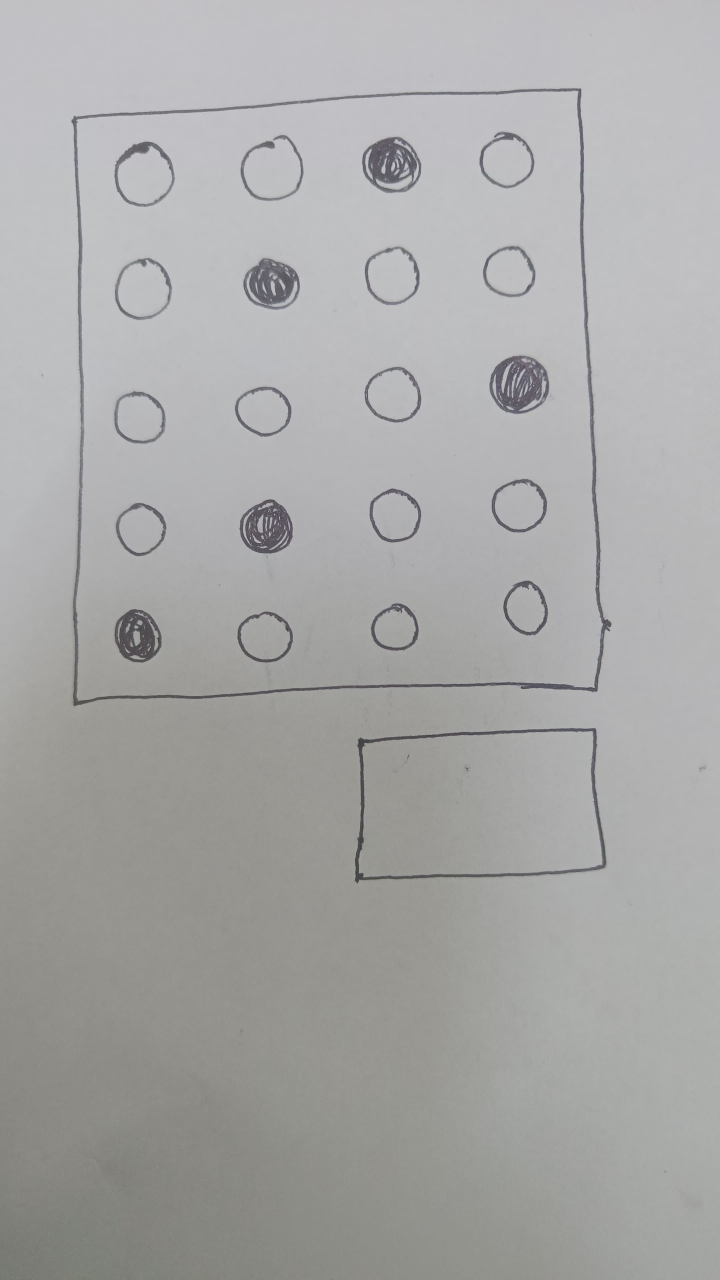
#> input picture 10.jpg, 2160 x 3840 px, given in place of the camera (shown at 1/3 size)
$ python final_main_live.py
#> lines starting #> are read from the running program, lines starting #| are printed output that depends on the picture; after the words box and inside, x2 and y2 are one past the last pixel; in counts of white or black regions, pixels touching at a corner belong together
### utlis5.py
import cv2
import numpy as np

## TO STACK ALL THE IMAGES IN ONE WINDOW
def stackImages(imgArray,scale,lables=[]):
    rows = len(imgArray)
    cols = len(imgArray[0])
    rowsAvailable = isinstance(imgArray[0], list)
    width = imgArray[0][0].shape[1]
    height = imgArray[0][0].shape[0]
    if rowsAvailable:
        for x in range ( 0, rows):
            for y in range(0, cols):
                imgArray[x][y] = cv2.resize(imgArray[x][y], (0, 0), None, scale, scale)
                if len(imgArray[x][y].shape) == 2: imgArray[x][y]= cv2.cvtColor( imgArray[x][y], cv2.COLOR_GRAY2BGR)
        imageBlank = np.zeros((height, width, 3), np.uint8)
        hor = [imageBlank]*rows
        hor_con = [imageBlank]*rows
        for x in range(0, rows):
            hor[x] = np.hstack(imgArray[x])
            hor_con[x] = np.concatenate(imgArray[x])
        ver = np.vstack(hor)
        ver_con = np.concatenate(hor)
    else:
        for x in range(0, rows):
            imgArray[x] = cv2.resize(imgArray[x], (0, 0), None, scale, scale)
            if len(imgArray[x].shape) == 2: imgArray[x] = cv2.cvtColor(imgArray[x], cv2.COLOR_GRAY2BGR)
        hor= np.hstack(imgArray)
        hor_con= np.concatenate(imgArray)
        ver = hor
    if len(lables) != 0:
        eachImgWidth= int(ver.shape[1] / cols)
        eachImgHeight = int(ver.shape[0] / rows)
        #print(eachImgHeight)
        for d in range(0, rows):
            for c in range (0,cols):
                cv2.rectangle(ver,(c*eachImgWidth,eachImgHeight*d),(c*eachImgWidth+len(lables[d][c])*13+27,30+eachImgHeight*d),(255,255,255),cv2.FILLED)
                cv2.putText(ver,lables[d][c],(eachImgWidth*c+10,eachImgHeight*d+20),cv2.FONT_HERSHEY_COMPLEX,0.7,(255,0,255),2)
    return ver

def reorder(myPoints):

    myPoints = myPoints.reshape((4, 2)) # REMOVE EXTRA BRACKET
    print(myPoints)
    myPointsNew = np.zeros((4, 1, 2), np.int32) # NEW MATRIX WITH ARRANGED POINTS
    add = myPoints.sum(1)
    print(add)
    print(np.argmax(add))
    myPointsNew[0] = myPoints[np.argmin(add)]  #[0,0]
    myPointsNew[3] =myPoints[np.argmax(add)]   #[w,h]
    diff = np.diff(myPoints, axis=1)
    myPointsNew[1] =myPoints[np.argmin(diff)]  #[w,0]
    myPointsNew[2] = myPoints[np.argmax(diff)] #[h,0]

    return myPointsNew

def rectContour(contours):

    rectCon = []
    max_area = 0
    for i in contours:
        area = cv2.contourArea(i)
        if area > 50:
            peri = cv2.arcLength(i, True)
            approx = cv2.approxPolyDP(i, 0.02 * peri, True)
            if len(approx) == 4:
                rectCon.append(i)
    rectCon = sorted(rectCon, key=cv2.contourArea,reverse=True)
    #print(len(rectCon))
    return rectCon

def getCornerPoints(cont):
    peri = cv2.arcLength(cont, True) # LENGTH OF CONTOUR
    approx = cv2.approxPolyDP(cont, 0.02 * peri, True) # APPROXIMATE THE POLY TO GET CORNER POINTS
    return approx

def splitBoxes(img):
    rows = np.vsplit(img,5)
    boxes=[]
    for r in rows:
        cols= np.hsplit(r,5)
        for box in cols:
            boxes.append(box)
    return boxes

# [12 lines left out: function drawGrid, not called in this run]

def showAnswers(img,myIndex,grading,ans,questions,choices):
    secW = int(img.shape[1]/questions)
    secH = int(img.shape[0]/choices)

    for x in range(0,questions):
         myAns= myIndex[x]
         cX = (myAns * secW) + secW // 2
         cY = (x * secH) + secH // 2
         if grading[x]==1:
            myColor = (0,255,0)
            #cv2.rectangle(img,(myAns*secW,x*secH),((myAns*secW)+secW,(x*secH)+secH),myColor,cv2.FILLED)
            cv2.circle(img,(cX,cY),50,myColor,cv2.FILLED)
         else:
            myColor = (0,0,255)
            #cv2.rectangle(img, (myAns * secW, x * secH), ((myAns * secW) + secW, (x * secH) + secH), myColor, cv2.FILLED)
            cv2.circle(img, (cX, cY), 50, myColor, cv2.FILLED)

            # CORRECT ANSWER
            myColor = (0, 255, 0)
            correctAns = ans[x]
            cv2.circle(img,((correctAns * secW)+secW//2, (x * secH)+secH//2),
            20,myColor,cv2.FILLED)

    return img

### final_main_live.py
import cv2
import numpy as np
import utlis5 as utlis
import time

# Constants
path = "1.jpg"
webCamFeed = True
widthImg = 500
heightImg = 500
questions = 5
choices = 5
ans = [1, 2, 2, 3, 1]
cameraNo = 0

# Initialize Camera
cap = cv2.VideoCapture(cameraNo)
cap.set(10, 150)

# Variables to track contour stability
previous_contours = None
contour_stable_time = 0.01  # Time in seconds to consider contours as stable
last_contour_change_time = time.time()

while True:
    if webCamFeed:
        success, img = cap.read()
#> img is the input picture: shape (3840, 2160, 3); mean B, G, R 167.7, 168.3, 168.3
    else:
        img = cv2.imread(path)

    # Preprocessing
    img = cv2.resize(img, (widthImg, heightImg))
#> img: shape (500, 500, 3)
    imgContours = img.copy()
    imgFinal = img.copy()
    imgBiggestContours = img.copy()
    imgGray = cv2.cvtColor(img, cv2.COLOR_BGR2GRAY)  # Convert to grayscale
    imgBlur = cv2.GaussianBlur(imgGray, (5, 5), 1)  # Apply Gaussian blur
    imgCanny = cv2.Canny(imgBlur, 10, 70)  # Detect edges
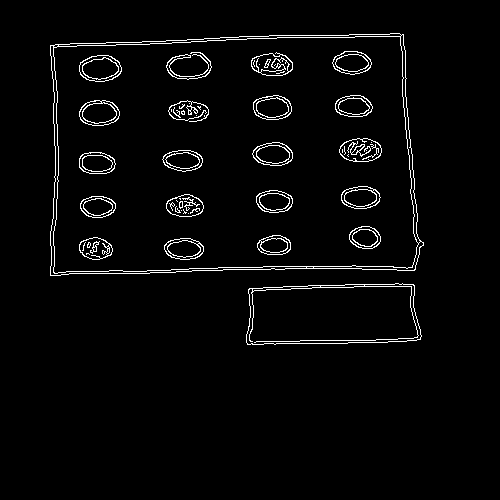
#> imgCanny: shape (500, 500); 3% white in thin lines or dots, all inside (x1, y1, x2, y2) = (50, 33, 424, 345)

    imgStacked = np.zeros_like(img)

    try:
        # Find All Contours
        contours, hierarchy = cv2.findContours(imgCanny, cv2.RETR_EXTERNAL, cv2.CHAIN_APPROX_SIMPLE)
#> contours = 2 contours; box (x1, y1, x2, y2) and area: (50, 33, 424, 276) 83262, (246, 283, 422, 345) 9592
        cv2.drawContours(imgContours, contours, -1, (0, 255, 0), 10)
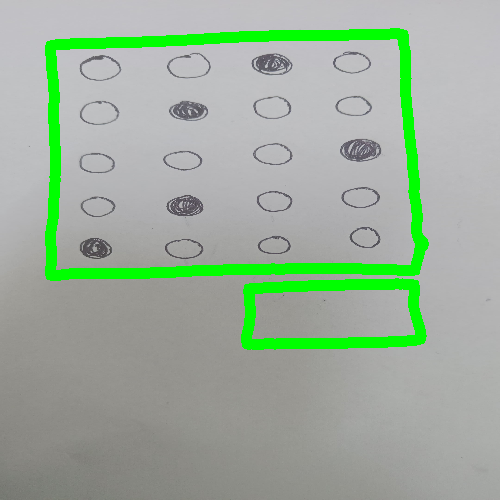
#> imgContours: shape (500, 500, 3); mean B, G, R 155.8, 174.9, 156.5

        # Find Rectangle Contours
        rectCon = utlis.rectContour(contours)
#> the loop in rectContour, `for i in contours:` made 2 passes
#> (area, peri, approx) on passes 1 to 2: (9592, 462.9, [[414, 285], [249, 288], [246, 342], [420, 339]]), (83261.5, 1216.1, [[403, 34], [50, 45], [50, 275], [414, 270]])
#> after the loop in rectContour, `for i in contours:`: rectCon has the same summary as contours outside rectContour
#> rectCon has the same summary as contours

        if len(rectCon) < 2:
            print("Not enough contours found!")
            continue
        # getting corner points
        biggestContour = utlis.getCornerPoints(rectCon[0])
#> in getCornerPoints, `peri = cv2.arcLength(cont, True)`: peri = 1216.1
#> in getCornerPoints, `approx = cv2.approxPolyDP(cont, 0.02 * peri, True)`: approx = [[403, 34], [50, 45], [50, 275], [414, 270]]
#> biggestContour = [[403, 34], [50, 45], [50, 275], [414, 270]]
        gradePoints = utlis.getCornerPoints(rectCon[1])
#> gradePoints = [[414, 285], [249, 288], [246, 342], [420, 339]]

        if biggestContour.size != 0 and gradePoints.size != 0:
            biggestContour = utlis.reorder(biggestContour)
#> in reorder, `myPoints = myPoints.reshape((4, 2))`: myPoints = [[403, 34], [50, 45], [50, 275], [414, 270]]
#| [[403  34]
#|  [ 50  45]
#|  [ 50 275]
#|  [414 270]]
#> in reorder, `add = myPoints.sum(1)`: add = [437, 95, 325, 684]
#| [437  95 325 684]
#| 3
#> in reorder, `diff = np.diff(myPoints, axis=1)`: diff = [-369, -5, 225, -144]
#> biggestContour = [[50, 45], [403, 34], [50, 275], [414, 270]]
            gradePoints = utlis.reorder(gradePoints)
#| [[414 285]
#|  [249 288]
#|  [246 342]
#|  [420 339]]
#| [699 537 588 759]
#| 3
#> gradePoints = [[249, 288], [414, 285], [246, 342], [420, 339]]

            # Perspective Transformation for the Biggest Contour (Main Document)
            pt1 = np.float32(biggestContour)
#> pt1 = [[50, 45], [403, 34], [50, 275], [414, 270]]
            pt2 = np.float32([[0, 0], [widthImg, 0], [0, heightImg], [widthImg, heightImg]])
            matrix = cv2.getPerspectiveTransform(pt1, pt2)
#> matrix = [[1.47, 3.66e-18, -73.44], [0.0705, 2.26, -105.3], [8.07e-05, 0.000133, 1]]
            imgWarpColored = cv2.warpPerspective(img, matrix, (widthImg, heightImg))
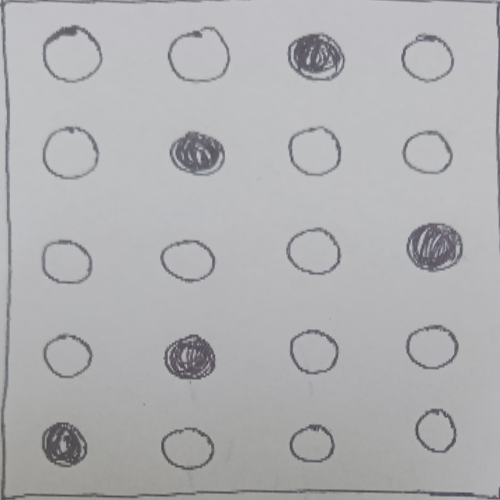
#> imgWarpColored: shape (500, 500, 3); mean B, G, R 178.1, 176.2, 176.1

            # Perspective Transformation for Grade Contour (Grade Box)
            ptG1 = np.float32(gradePoints)
#> ptG1 = [[249, 288], [414, 285], [246, 342], [420, 339]]
            ptG2 = np.float32([[0, 0], [325, 0], [0, 150], [325, 150]])
            matrixG = cv2.getPerspectiveTransform(ptG1, ptG2)
#> matrixG = [[2.82, 0.157, -748.4], [0.0761, 4.19, -1224.9], [5.11e-05, 0.00144, 1]]
            imgGradeDisplay = cv2.warpPerspective(img, matrixG, (325, 150))

            # Threshold Image (for Detecting Boxes)
            imgWarpGray = cv2.cvtColor(imgWarpColored, cv2.COLOR_BGR2GRAY)
            imgThresh = cv2.adaptiveThreshold(imgWarpGray, 255, cv2.ADAPTIVE_THRESH_GAUSSIAN_C,
                                              cv2.THRESH_BINARY_INV, 11, 2)
#> imgThresh: shape (500, 500); 7.8% white; 684 white regions (657 under 20 px), largest, box (x1, y1, x2, y2) and area: (0, 0, 500, 500) 3604, (406, 223, 463, 272) 1420, (287, 32, 345, 81) 1366

            # Split Boxes (divide the threshold image into individual boxes for answers)
            boxes = utlis.splitBoxes(imgThresh)
#> in splitBoxes, `rows = np.vsplit(img,5)`: rows = 5 items
#> the loop in splitBoxes, `for r in rows:` made 5 passes
#> after the loop in splitBoxes, `for r in rows:`: boxes = 25 items
#> boxes = 25 items

            # Initialize Pixel Values
            myPixelVal = np.zeros((questions, choices))
            countC = 0
            countR = 0

            for image in boxes:
                totalPixels = cv2.countNonZero(image)  # Count non-zero pixels
                myPixelVal[countR][countC] = totalPixels
                countC += 1
                if countC == choices:
                    countR += 1
                    countC = 0
#> this loop made 25 passes
#> totalPixels on passes 1 to 8: 1232, 570, 567, 1178, 920, 938, 706, 732
#> after the loop, countC = 0; countR = 5; myPixelVal = [[1232, 570, 567, 1178, 920], [938, 706, 732, 364, 728], [802, 319, 336, 376, 1512], [792, 952, 513, 427, 522], [1762, 807, 765, 763, 877]]

            # Find the Index Values of the Marked Answers
            myIndex = []
            for x in range(0, questions):
                arr = myPixelVal[x]
                myIndexVal = np.where(arr == np.amax(arr))  # Find the highest value in each row
                myIndex.append(myIndexVal[0][0])
#> this loop made 5 passes
#> (arr, myIndexVal) on passes 1 to 5: ([1232, 570, 567, 1178, 920], ([0],)), ([938, 706, 732, 364, 728], ([0],)), ([802, 319, 336, 376, 1512], ([4],)), ([792, 952, 513, 427, 522], ([1],)), ([1762, 807, 765, 763, 877], ([0],))
#> after the loop, myIndex = [0, 0, 4, 1, 0]

            # Grading Logic
            grading = []
            for x in range(0, questions):
                if ans[x] == myIndex[x]:
                    grading.append(1)
                else:
                    grading.append(0)
#> after the loop, grading = [0, 0, 0, 0, 0]

            score = (sum(grading) / questions) * 100
#> score = 0
            print(f"Score: {score}%")
#| Score: 0.0%

            # Prepare Final Result Image (Without Green Contours)
            imgResult = imgWarpColored.copy()
            imgResult = utlis.showAnswers(imgResult, myIndex, grading, ans, questions, choices)
#> the loop in showAnswers, `for x in range(0,questions):` made 5 passes
#> (myAns, cX) on passes 1 to 5: (0, 50), (0, 50), (4, 450), (1, 150), (0, 50)

            # Draw Grade on the Grade Box
            imgRawGrade = np.zeros_like(imgGradeDisplay)
            cv2.putText(imgRawGrade, str(int(score)) + '%', (60, 100), cv2.FONT_HERSHEY_SIMPLEX, 3, (255, 255, 0), 3)
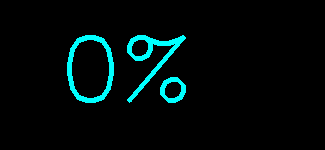
#> imgRawGrade: shape (150, 325, 3); mean of channels 0, 1, 2 10.6, 10.6, 0; drawn as B, G, R

            # Inverse Warp for Final Output
            invMatrix = cv2.getPerspectiveTransform(pt2, pt1)
#> invMatrix = [[0.685, -0.00294, 50], [-0.0238, 0.444, 45], [-5.21e-05, -5.89e-05, 1]]
            imgInvWarp = cv2.warpPerspective(imgResult, invMatrix, (widthImg, heightImg))
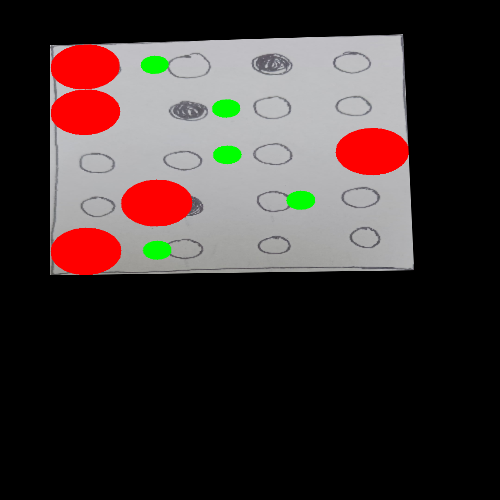
#> imgInvWarp: shape (500, 500, 3); mean B, G, R 49.1, 50.7, 61.7
            invMatrixG = cv2.getPerspectiveTransform(ptG2, ptG1)
#> invMatrixG = [[0.504, -0.105, 249], [-0.0117, 0.242, 288], [-8.82e-06, -0.000344, 1]]
            imgInvGradeDisplay = cv2.warpPerspective(imgRawGrade, invMatrixG, (widthImg, heightImg))

            # Combine Final Images
            imgFinal = cv2.addWeighted(imgFinal, 1, imgInvWarp, 1, 0)
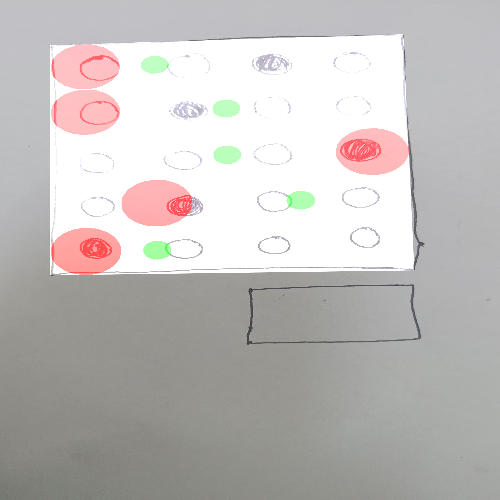
#> imgFinal: shape (500, 500, 3); mean B, G, R 188.1, 189.8, 193.6
            imgFinal = cv2.addWeighted(imgFinal, 1, imgInvGradeDisplay, 1, 0)

            # Check if contours are stable
            if previous_contours is not None and np.array_equal(biggestContour, previous_contours):
                # If contours haven't changed for 0.05 second, capture and display the image
                if time.time() - last_contour_change_time >= contour_stable_time:
                    print("Contours stable for 1 second, capturing image...")
                    cv2.imwrite('captured_image.jpg', imgFinal)
                    cv2.imshow("Captured Image", imgFinal)  # captured image display
            else:
                last_contour_change_time = time.time()

            # Update previous contours for next comparison
            previous_contours = biggestContour
#> previous_contours = [[50, 45], [403, 34], [50, 275], [414, 270]]

        # Stack Images for Display
        imgBlank = np.zeros_like(img)
        imageArray = ([img, imgGray, imgBlur, imgCanny],
                      [imgContours, imgBiggestContours, imgWarpColored, imgThresh],
                      [imgResult, imgRawGrade, imgInvWarp, imgFinal])

        lables = [["Original", "Gray", "Blur", "Canny"],
                  ["Contours", "Biggest Contour", "Warp", "Threshold"],
                  ["Result", "Grade", "Inv Warp", "Final"]]

        imgStacked = utlis.stackImages(imageArray, 0.5, lables)
#> in stackImages, `rows = len(imgArray)`: rows = 3
#> in stackImages, `cols = len(imgArray[0])`: cols = 4
#> in stackImages, `rowsAvailable = isinstance(imgArray[0], list)`: rowsAvailable = True
#> in stackImages, `hor = [imageBlank]*rows`: hor = 3 items

    except Exception as e:
        print(f"Error: {e}")
        imgBlank = np.zeros_like(img)
        imageArray = ([img, imgGray, imgBlur, imgCanny],
                      [imgContours, imgBiggestContours, imgWarpColored, imgThresh],
                      [imgResult, imgGradeDisplay, imgInvWarp, imgFinal])
        imageArrayResized = [[cv2.resize(img, (widthImg, heightImg)) for img in row] for row in imageArray]
#> imageArrayResized = 3 items

        imgStacked = utlis.stackImages(imageArrayResized, 0.5, lables)
#> call 2 of stackImages, with scale = 0.5
#> in stackImages (call 2), `eachImgWidth= int(ver.shape[1] / cols)`: eachImgWidth = 250
#> after the loop in stackImages (call 2), `for d in range(0, rows):`:
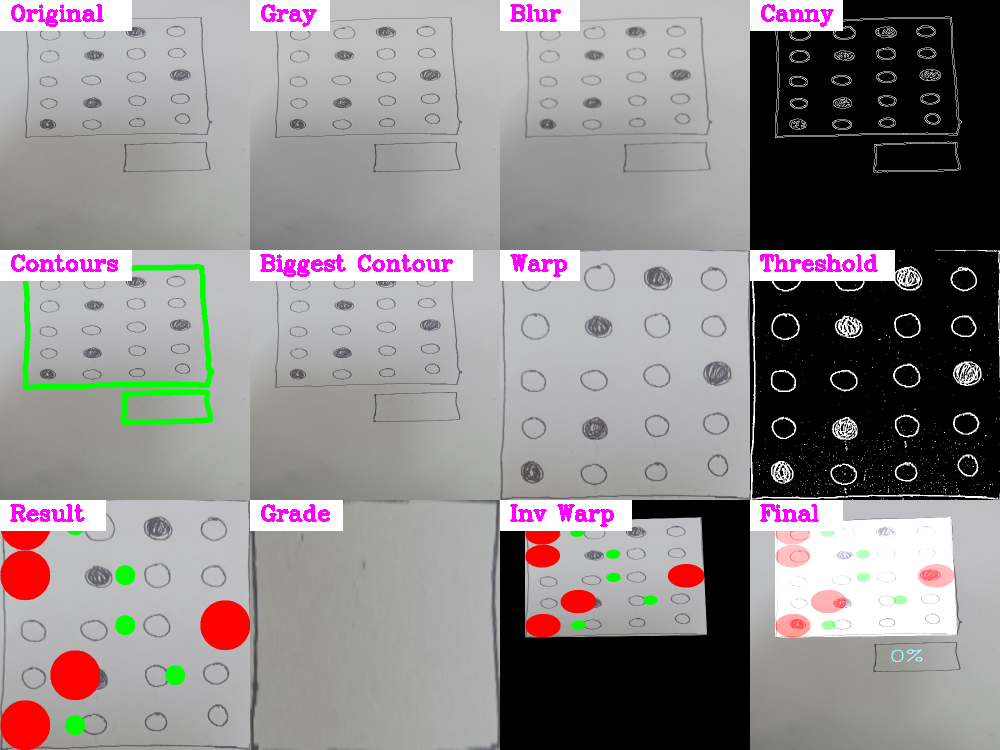
#> ver: shape (750, 1000, 3); mean of channels 0, 1, 2 138.1, 137.2, 142.6; drawn as B, G, R

    # Final Display
    cv2.imshow('Stacked Images', imgStacked)

    # Save the final image when the user presses 's'
    if cv2.waitKey(1) & 0xFF == ord('s'):
#> (key Esc is pressed here)
        cv2.imwrite('final.jpg', imgFinal)
        cv2.waitKey(300)
